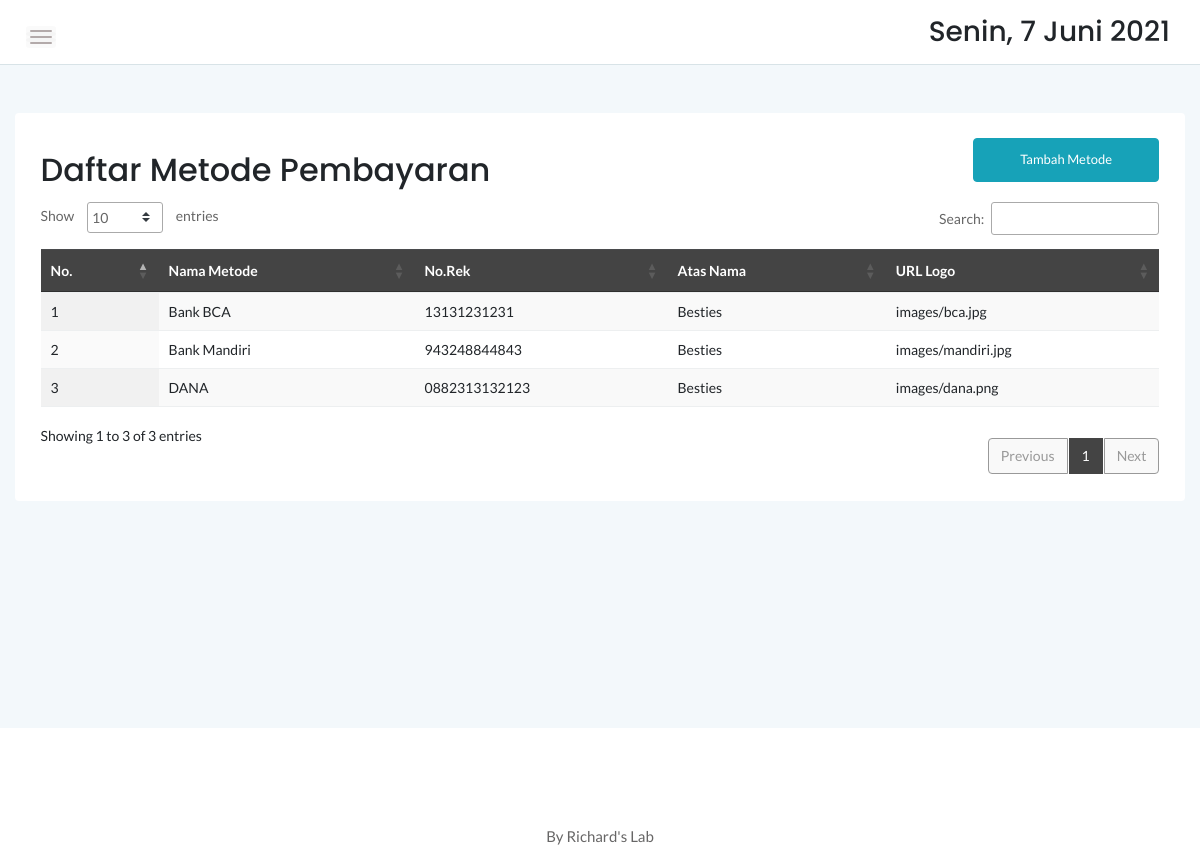
The app's page /admin/pembayaran.php with its own data.
### tables this page shows
CREATE TABLE `pembayaran` (
  `no` int(11) NOT NULL,
  `metode` varchar(25) NOT NULL,
  `norek` varchar(25) NOT NULL,
  `logo` text DEFAULT NULL,
  `an` varchar(20) NOT NULL
);

### admin/pembayaran.php (the view, shortened to what this page needs)
<?php
	include '../dbconnect.php';
	?>
<!doctype html>
<html class="no-js" lang="en">
<head>
    <link rel="stylesheet" href="assets/css/bootstrap.min.css">
    <link rel="stylesheet" href="assets/css/font-awesome.min.css">
    <link rel="stylesheet" href="assets/css/themify-icons.css">
    <link rel="stylesheet" href="assets/css/metisMenu.css">
    <link rel="stylesheet" href="assets/css/owl.carousel.min.css">
    <link rel="stylesheet" href="assets/css/slicknav.min.css">
    <link rel="stylesheet" href="https://www.amcharts.com/lib/3/plugins/export/export.css" type="text/css" media="all" />
	<link rel="stylesheet" type="text/css" href="https://cdn.datatables.net/1.10.20/css/jquery.dataTables.min.css">
    <link rel="stylesheet" type="text/css" href="https://cdn.datatables.net/1.10.20/css/jquery.dataTables.css">
    <link rel="stylesheet" type="text/css" href="https://cdn.datatables.net/1.10.20/css/dataTables.bootstrap4.min.css">
    <link rel="stylesheet" type="text/css" href="https://cdn.datatables.net/responsive/2.2.3/css/responsive.bootstrap.min.css">
    <link rel="stylesheet" type="text/css" href="https://cdn.datatables.net/responsive/2.2.3/css/responsive.jqueryui.min.css">
	<link rel="stylesheet" type="text/css" href="https://cdn.datatables.net/buttons/1.5.2/css/buttons.dataTables.min.css">
    <link rel="stylesheet" href="assets/css/typography.css">
    <link rel="stylesheet" href="assets/css/default-css.css">
    <link rel="stylesheet" href="assets/css/styles.css">
    <link rel="stylesheet" href="assets/css/responsive.css">
</head>
<body>
    <div class="page-container">
        <div class="main-content">
            <div class="header-area">
                <div class="row align-items-center">
                    <div class="col-md-6 col-sm-8 clearfix">
                        <div class="nav-btn pull-left">
                            <span></span>
                            <span></span>
                            <span></span>
                        </div>
                    </div>
                    <div class="col-md-6 col-sm-4 clearfix">
                        <ul class="notification-area pull-right">
                            <li><h3><div class="date">
						</b></div></h3>
						</li>
                        </ul>
                    </div>
                </div>
            </div>
            <div class="main-content-inner">
                <div class="row mt-5 mb-5">
                    <div class="col-12">
                        <div class="card">
                            <div class="card-body">
                                <div class="d-sm-flex justify-content-between align-items-center">
									<h2>Daftar Metode Pembayaran</h2>
									<button style="margin-bottom:20px" data-toggle="modal" data-target="#myModal" class="btn btn-info col-md-2">Tambah Metode</button>
                                </div>
                                    <div class="data-tables datatable-dark">
										 <table id="dataTable3" class="display" style="width:100%"><thead class="thead-dark">
											<tr>
												<th>No.</th>
												<th>Nama Metode</th>
												<th>No.Rek</th>
												<th>Atas Nama</th>
												<th>URL Logo</th>
											</tr></thead><tbody>
											<?php
											$brgs=mysqli_query($conn,"SELECT * from pembayaran order by no ASC");
											$no=1;
											while($p=mysqli_fetch_array($brgs)){
												?>
												<tr>
													<td><?php echo $no++ ?></td>
													<td><?php echo $p['metode'] ?></td>
													<td><?php echo $p['norek'] ?></td>
													<td><?php echo $p['an'] ?></td>
													<td><?php echo $p['logo'] ?></td>
												</tr>
												<?php
											}
											?>
										</tbody>
										</table>
                                    </div>
								 </div>
                            </div>
                        </div>
                    </div>
                </div>
            </div>
        </div>
        <footer>
            <div class="footer-area">
                <p>By Richard's Lab</p>
            </div>
        </footer>
</body>
</html>

### admin/assets/css/styles.css (style rules this page uses)
.page-container { width: 100%; height: 100%; min-height: 100vh; padding-left: 280px; -webkit-transition: padding-left 0.3s ease 0s; transition: padding-left 0.3s ease 0s; }
.card { border: none; border-radius: 4px; background-color: #fff; -webkit-transition: all 0.3s ease 0s; transition: all 0.3s ease 0s; }
.card-body { padding: 25.6px; padding: 1.6rem; }
.main-content { width: 100%; background: #F3F8FB; }
.main-content-inner { padding: 0 30px 50px; }
.header-area { padding: 15px 30px; background: #fff; border-bottom: 1px solid #d8e3e7; }
.nav-btn { margin-right: 30px; margin-top: 10px; cursor: pointer; }
.nav-btn span { display: block; width: 22px; height: 2px; background: #b3aaaa; margin: 4px 0; border-radius: 15px; -webkit-transition: all 0.3s ease 0s; transition: all 0.3s ease 0s; box-shadow: 0 0 0 4px rgba(99, 96, 96, 0.03); }
.notification-area { -webkit-user-select: none; -moz-user-select: none; -ms-user-select: none; user-select: none; position: relative; z-index: 1; }
.notification-area li { display: inline-block; margin-left: 20px; cursor: pointer; -webkit-user-select: none; -moz-user-select: none; -ms-user-select: none; user-select: none; }
.footer-area { text-align: center; padding: 23px 0 19px; background: #fff; }
.footer-area p { color: #676666; margin-bottom: 0; }
.btn { padding: 11px 17px; font-size: 13px; letter-spacing: 0; }
table tr th { border-bottom: none; }
table tr th, table tr td { border-top: 1px solid rgba(120, 130, 140, 0.13) !important; }
table.dataTable.no-footer { border-bottom: 1px solid rgba(120, 130, 140, 0.13) !important; }
table.dataTable thead th, table.dataTable thead td { border-bottom-color: transparent; }
.datatable-dark thead { background: #444; color: #fff; }

### admin/assets/css/responsive.css (style rules this page uses)
@media (min-width: 1200px) and (max-width: 1364px) { .main-content-inner { padding: 0 15px 50px; } }
@media (min-width: 1200px) and (max-width: 1364px) { .page-container, .sbar_collapsed.page-container { padding-left: 0; } }

### records on screen
pembayaran: metode "Bank BCA", norek "13131231231", an "Besties", logo "images/bca.jpg"
pembayaran: metode "Bank Mandiri", norek "943248844843", an "Besties", logo "images/mandiri.jpg"
pembayaran: metode "DANA", norek "0882313132123", an "Besties", logo "images/dana.png"
